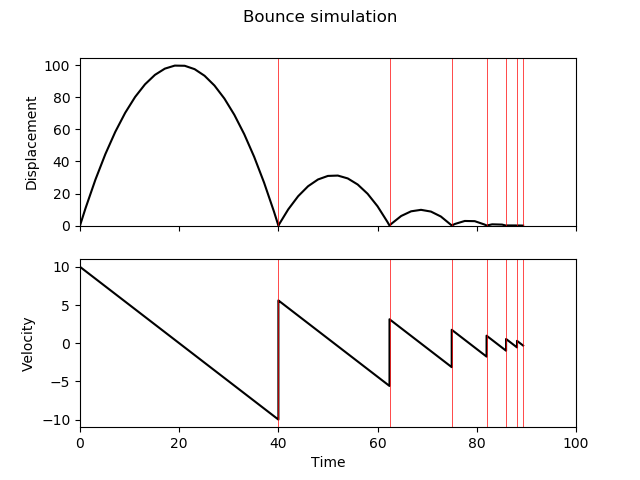

The Python source for this figure:
# -*- coding: utf-8 -*-
"""
Created on Fri Jan 12 09:18:56 2018
An example to demonstrate use of the Scipy v1.00 ODE integration routine
Simple bounce event, with chatter sequence detection
@author: rihy
"""

import scipy.integrate
import matplotlib.pyplot as plt
import numpy as npy
import timeit

def upward_cannon(t, y):
    return [y[1], -0.5]

def hit_ground(t, y):
    return y[0]

# Attributes for hit_ground function
hit_ground.terminal = True     # defines whether integration should be terminated
hit_ground.direction = -1

# Run sim
tmin = 0.0
tmax = 100.0
dt = 2.0
y0 = npy.array([0,10.0],dtype=float)
method = 'RK45'

r = 0.56   # coefficient of restitution

terminateSolver = False
solvecount = 0
bouncecount = 0
tic=timeit.default_timer()

while not terminateSolver:
    
    # Run solution
    sol = scipy.integrate.solve_ivp(upward_cannon, [tmin, tmax], y0, method=method, events=hit_ground, max_step = dt)
    solvecount = solvecount + 1

    # Append results to arrays
    if solvecount == 1:
        t = sol.t
        y = sol.y
    else:       
        t = npy.append(t,sol.t)
        y = npy.append(y,sol.y,axis=1)
        
    # Set initial conditions (for bounce event)
    if sol.status == 1:  # termination event occurred, i.e. bounce
        
        # Register new bounce event
        bouncecount = bouncecount + 1
        if bouncecount == 1:
            tbounce = sol.t_events[0]
        else:
            tbounce = npy.append(tbounce,sol.t_events[0])
        
        # Set new initial conditions
        tmin = tbounce[-1]
        y0[0] = y[0,-1]
        y0[1] = -r*y[1,-1]
        
        # Check interval between bounce events
        if bouncecount > 1:
            if tbounce[-1] - tbounce[-2] < dt:
                terminateSolver = True
                print("Time out at t = %.2f: chatter bound sequence detected" % tbounce[-1])
    
    elif sol.status == 0: # The solver successfully reached the interval end
        terminateSolver = True
        print(sol.message) 
        
    else:
        raise ValueError("Integration step failed.")
        
toc=timeit.default_timer()
print("Solution time: %.3f seconds" % (toc-tic))
    
# Plot results
fig, (ax1, ax2) = plt.subplots(2, sharex=True)
fig.suptitle("Bounce simulation")

ax1.plot(t,y[0,:],'k')
ax1.set_ylabel("Displacement")
ax1.set_ylim([0,ax1.get_ylim()[1]])
ax1.set_xlim([0,tmax])

ax2.plot(t,y[1,:],'k')

for _tbounce in tbounce:
    ax1.axvline(_tbounce,color="r",linewidth=0.5)
    ax2.axvline(_tbounce,color="r",linewidth=0.5)

ax2.set_xlabel("Time")
ax2.set_ylabel("Velocity")

fig.savefig("bounce_sim.png")
